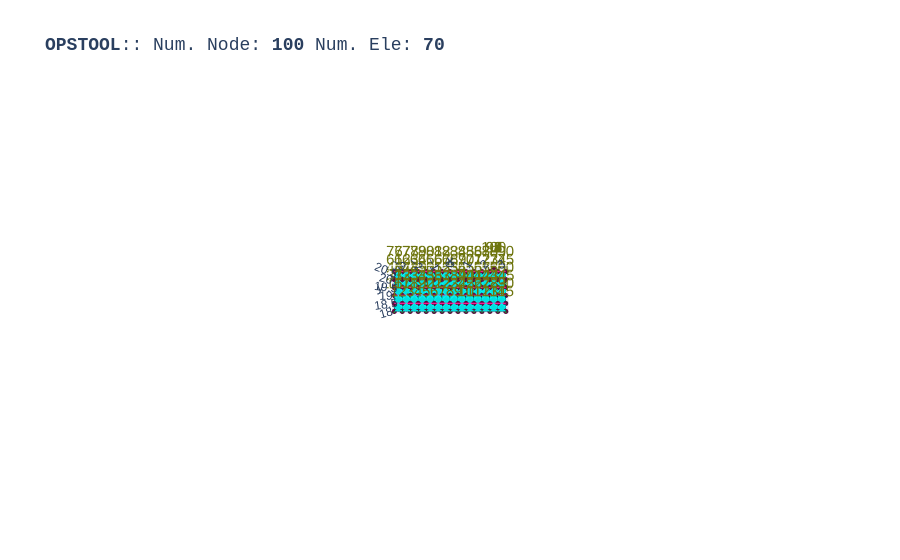

Notebook source saved alongside this figure:
### Code cell
opst.vis.plotly.plot_model(show_node_numbering=True, show_ele_numbering=False, show_nodal_loads = True)

### Figure 1 — Plotly figure (JSON) as saved in the notebook; plotly's stock layout.template omitted (floating-point values rounded to 4 significant figures; data arrays with more than 128 entries replaced by an {"elided": "..."} marker saying what was removed)
{"data": [{"color": "#00FFFF", "hoverinfo": "skip", "i": {"elided": "140 int values"}, "j": {"elided": "140 int values"}, "k": {"elided": "140 int values"}, "name": "ELE_TAG_FourNodeQuadWithSensitivity", "opacity": 1, "type": "mesh3d", "x": {"elided": "280 float values"}, "y": {"elided": "280 float values"}, "z": {"elided": "280 float values"}}, {"connectgaps": false, "hoverinfo": "skip", "line": {"color": "black", "width": 1}, "mode": "lines", "name": "Edge", "type": "scatter3d", "x": {"elided": "420 float values"}, "y": {"elided": "420 float values"}, "z": {"elided": "420 float values"}}, {"customdata": ["eleTag: 1<br>connectedNodes:<br> [ 1  2 17 16]", "eleTag: 2<br>connectedNodes:<br> [ 2  3 18 17]", "eleTag: 3<br>connectedNodes:<br> [ 3  4 19 18]", "eleTag: 4<br>connectedNodes:<br> [ 4  5 20 19]", "eleTag: 5<br>connectedNodes:<br> [ 5  6 21 20]", "eleTag: 6<br>connectedNodes:<br> [ 6  7 22 21]", "eleTag: 7<br>connectedNodes:<br> [ 7  8 23 22]", "eleTag: 8<br>connectedNodes:<br> [ 8  9 24 23]", "eleTag: 9<br>connectedNodes:<br> [ 9 10 25 24]", "eleTag: 10<br>connectedNodes:<br> [10 11 26 25]", "eleTag: 11<br>connectedNodes:<br> [11 12 27 26]", "eleTag: 12<br>connectedNodes:<br> [12 13 28 27]", "eleTag: 13<br>connectedNodes:<br> [13 14 29 28]", "eleTag: 14<br>connectedNodes:<br> [14 15 30 29]", "eleTag: 15<br>connectedNodes:<br> [16 17 32 31]", "eleTag: 16<br>connectedNodes:<br> [17 18 33 32]", "eleTag: 17<br>connectedNodes:<br> [18 19 34 33]", "eleTag: 18<br>connectedNodes:<br> [19 20 35 34]", "eleTag: 19<br>connectedNodes:<br> [20 21 36 35]", "eleTag: 20<br>connectedNodes:<br> [21 22 37 36]", "eleTag: 21<br>connectedNodes:<br> [22 23 38 37]", "eleTag: 22<br>connectedNodes:<br> [23 24 39 38]", "eleTag: 23<br>connectedNodes:<br> [24 25 40 39]", "eleTag: 24<br>connectedNodes:<br> [25 26 41 40]", "eleTag: 25<br>connectedNodes:<br> [26 27 42 41]", "eleTag: 26<br>connectedNodes:<br> [27 28 43 42]", "eleTag: 27<br>connectedNodes:<br> [28 29 44 43]", "eleTag: 28<br>connectedNodes:<br> [29 30 45 44]", "eleTag: 29<br>connectedNodes:<br> [31 32 47 46]", "eleTag: 30<br>connectedNodes:<br> [32 33 48 47]", "eleTag: 31<br>connectedNodes:<br> [33 34 49 48]", "eleTag: 32<br>connectedNodes:<br> [34 35 50 49]", "eleTag: 33<br>connectedNodes:<br> [35 36 51 50]", "eleTag: 34<br>connectedNodes:<br> [36 37 52 51]", "eleTag: 35<br>connectedNodes:<br> [37 38 53 52]", "eleTag: 36<br>connectedNodes:<br> [38 39 54 53]", "eleTag: 37<br>connectedNodes:<br> [39 40 55 54]", "eleTag: 38<br>connectedNodes:<br> [40 41 56 55]", "eleTag: 39<br>connectedNodes:<br> [41 42 57 56]", "eleTag: 40<br>connectedNodes:<br> [42 43 58 57]", "eleTag: 41<br>connectedNodes:<br> [43 44 59 58]", "eleTag: 42<br>connectedNodes:<br> [44 45 60 59]", "eleTag: 43<br>connectedNodes:<br> [46 47 62 61]", "eleTag: 44<br>connectedNodes:<br> [47 48 63 62]", "eleTag: 45<br>connectedNodes:<br> [48 49 64 63]", "eleTag: 46<br>connectedNodes:<br> [49 50 65 64]", "eleTag: 47<br>connectedNodes:<br> [50 51 66 65]", "eleTag: 48<br>connectedNodes:<br> [51 52 67 66]", "eleTag: 49<br>connectedNodes:<br> [52 53 68 67]", "eleTag: 50<br>connectedNodes:<br> [53 54 69 68]", "eleTag: 51<br>connectedNodes:<br> [54 55 70 69]", "eleTag: 52<br>connectedNodes:<br> [55 56 71 70]", "eleTag: 53<br>connectedNodes:<br> [56 57 72 71]", "eleTag: 54<br>connectedNodes:<br> [57 58 73 72]", "eleTag: 55<br>connectedNodes:<br> [58 59 74 73]", "eleTag: 56<br>connectedNodes:<br> [59 60 75 74]", "eleTag: 57<br>connectedNodes:<br> [61 62 77 76]", "eleTag: 58<br>connectedNodes:<br> [62 63 78 77]", "eleTag: 59<br>connectedNodes:<br> [63 64 79 78]", "eleTag: 60<br>connectedNodes:<br> [64 65 80 79]", "eleTag: 61<br>connectedNodes:<br> [65 66 81 80]", "eleTag: 62<br>connectedNodes:<br> [66 67 82 81]", "eleTag: 63<br>connectedNodes:<br> [67 68 83 82]", "eleTag: 64<br>connectedNodes:<br> [68 69 84 83]", "eleTag: 65<br>connectedNodes:<br> [69 70 85 84]", "eleTag: 66<br>connectedNodes:<br> [70 71 86 85]", "eleTag: 67<br>connectedNodes:<br> [71 72 87 86]", "eleTag: 68<br>connectedNodes:<br> [72 73 88 87]", "eleTag: 69<br>connectedNodes:<br> [73 74 89 88]", "eleTag: 70<br>connectedNodes:<br> [74 75 90 89]"], "hovertemplate": "%{customdata}", "marker": {"color": "#00FFFF", "size": 3, "symbol": "diamond-open"}, "mode": "markers", "name": "ELE_TAG_FourNodeQuadWithSensitivity", "type": "scatter3d", "x": [-3.25, -2.75, -2.25, -1.75, -1.25, -0.75, -0.25, 0.25, 0.75, 1.25, 1.75, 2.25, 2.75, 3.25, -3.25, -2.75, -2.25, -1.75, -1.25, -0.75, -0.25, 0.25, 0.75, 1.25, 1.75, 2.25, 2.75, 3.25, -3.25, -2.75, -2.25, -1.75, -1.25, -0.75, -0.25, 0.25, 0.75, 1.25, 1.75, 2.25, 2.75, 3.25, -3.25, -2.75, -2.25, -1.75, -1.25, -0.75, -0.25, 0.25, 0.75, 1.25, 1.75, 2.25, 2.75, 3.25, -3.25, -2.75, -2.25, -1.75, -1.25, -0.75, -0.25, 0.25, 0.75, 1.25, 1.75, 2.25, 2.75, 3.25], "y": [18.25, 18.25, 18.25, 18.25, 18.25, 18.25, 18.25, 18.25, 18.25, 18.25, 18.25, 18.25, 18.25, 18.25, 18.75, 18.75, 18.75, 18.75, 18.75, 18.75, 18.75, 18.75, 18.75, 18.75, 18.75, 18.75, 18.75, 18.75, 19.25, 19.25, 19.25, 19.25, 19.25, 19.25, 19.25, 19.25, 19.25, 19.25, 19.25, 19.25, 19.25, 19.25, 19.75, 19.75, 19.75, 19.75, 19.75, 19.75, 19.75, 19.75, 19.75, 19.75, 19.75, 19.75, 19.75, 19.75, 20.25, 20.25, 20.25, 20.25, 20.25, 20.25, 20.25, 20.25, 20.25, 20.25, 20.25, 20.25, 20.25, 20.25], "z": [0.0, 0.0, 0.0, 0.0, 0.0, 0.0, 0.0, 0.0, 0.0, 0.0, 0.0, 0.0, 0.0, 0.0, 0.0, 0.0, 0.0, 0.0, 0.0, 0.0, 0.0, 0.0, 0.0, 0.0, 0.0, 0.0, 0.0, 0.0, 0.0, 0.0, 0.0, 0.0, 0.0, 0.0, 0.0, 0.0, 0.0, 0.0, 0.0, 0.0, 0.0, 0.0, 0.0, 0.0, 0.0, 0.0, 0.0, 0.0, 0.0, 0.0, 0.0, 0.0, 0.0, 0.0, 0.0, 0.0, 0.0, 0.0, 0.0, 0.0, 0.0, 0.0, 0.0, 0.0, 0.0, 0.0, 0.0, 0.0, 0.0, 0.0]}, {"customdata": ["1", "2", "3", "4", "5", "6", "7", "8", "9", "10", "11", "12", "13", "14", "15", "16", "17", "18", "19", "20", "21", "22", "23", "24", "25", "26", "27", "28", "29", "30", "31", "32", "33", "34", "35", "36", "37", "38", "39", "40", "41", "42", "43", "44", "45", "46", "47", "48", "49", "50", "51", "52", "53", "54", "55", "56", "57", "58", "59", "60", "61", "62", "63", "64", "65", "66", "67", "68", "69", "70", "71", "72", "73", "74", "75", "76", "77", "78", "79", "80", "81", "82", "83", "84", "85", "86", "87", "88", "89", "90", "91", "92", "93", "94", "95", "96", "97", "98", "99", "100"], "hovertemplate": "x: %{x}<br>y: %{y}<br>z: %{z} <br>nodeTag: %{customdata}", "marker": {"color": "#580f41", "size": 3, "symbol": "circle"}, "mode": "markers", "name": "Nodes", "type": "scatter3d", "x": [-3.5, -3.0, -2.5, -2.0, -1.5, -1.0, -0.5, 0.0, 0.5, 1.0, 1.5, 2.0, 2.5, 3.0, 3.5, -3.5, -3.0, -2.5, -2.0, -1.5, -1.0, -0.5, 0.0, 0.5, 1.0, 1.5, 2.0, 2.5, 3.0, 3.5, -3.5, -3.0, -2.5, -2.0, -1.5, -1.0, -0.5, 0.0, 0.5, 1.0, 1.5, 2.0, 2.5, 3.0, 3.5, -3.5, -3.0, -2.5, -2.0, -1.5, -1.0, -0.5, 0.0, 0.5, 1.0, 1.5, 2.0, 2.5, 3.0, 3.5, -3.5, -3.0, -2.5, -2.0, -1.5, -1.0, -0.5, 0.0, 0.5, 1.0, 1.5, 2.0, 2.5, 3.0, 3.5, -3.5, -3.0, -2.5, -2.0, -1.5, -1.0, -0.5, 0.0, 0.5, 1.0, 1.5, 2.0, 2.5, 3.0, 3.5, 2.755, 2.755, 2.755, 2.755, 2.755, 2.755, 2.755, 2.755, 2.755, 2.755], "y": [18.0, 18.0, 18.0, 18.0, 18.0, 18.0, 18.0, 18.0, 18.0, 18.0, 18.0, 18.0, 18.0, 18.0, 18.0, 18.5, 18.5, 18.5, 18.5, 18.5, 18.5, 18.5, 18.5, 18.5, 18.5, 18.5, 18.5, 18.5, 18.5, 18.5, 19.0, 19.0, 19.0, 19.0, 19.0, 19.0, 19.0, 19.0, 19.0, 19.0, 19.0, 19.0, 19.0, 19.0, 19.0, 19.5, 19.5, 19.5, 19.5, 19.5, 19.5, 19.5, 19.5, 19.5, 19.5, 19.5, 19.5, 19.5, 19.5, 19.5, 20.0, 20.0, 20.0, 20.0, 20.0, 20.0, 20.0, 20.0, 20.0, 20.0, 20.0, 20.0, 20.0, 20.0, 20.0, 20.5, 20.5, 20.5, 20.5, 20.5, 20.5, 20.5, 20.5, 20.5, 20.5, 20.5, 20.5, 20.5, 20.5, 20.5, 20.75, 20.75, 20.75, 20.75, 20.75, 20.75, 20.75, 20.75, 20.75, 20.75], "z": [0.0, 0.0, 0.0, 0.0, 0.0, 0.0, 0.0, 0.0, 0.0, 0.0, 0.0, 0.0, 0.0, 0.0, 0.0, 0.0, 0.0, 0.0, 0.0, 0.0, 0.0, 0.0, 0.0, 0.0, 0.0, 0.0, 0.0, 0.0, 0.0, 0.0, 0.0, 0.0, 0.0, 0.0, 0.0, 0.0, 0.0, 0.0, 0.0, 0.0, 0.0, 0.0, 0.0, 0.0, 0.0, 0.0, 0.0, 0.0, 0.0, 0.0, 0.0, 0.0, 0.0, 0.0, 0.0, 0.0, 0.0, 0.0, 0.0, 0.0, 0.0, 0.0, 0.0, 0.0, 0.0, 0.0, 0.0, 0.0, 0.0, 0.0, 0.0, 0.0, 0.0, 0.0, 0.0, 0.0, 0.0, 0.0, 0.0, 0.0, 0.0, 0.0, 0.0, 0.0, 0.0, 0.0, 0.0, 0.0, 0.0, 0.0, 0.0, 0.0, 0.0, 0.0, 0.0, 0.0, 0.0, 0.0, 0.0, 0.0]}, {"mode": "text", "name": "Node Tag", "text": ["1", "2", "3", "4", "5", "6", "7", "8", "9", "10", "11", "12", "13", "14", "15", "16", "17", "18", "19", "20", "21", "22", "23", "24", "25", "26", "27", "28", "29", "30", "31", "32", "33", "34", "35", "36", "37", "38", "39", "40", "41", "42", "43", "44", "45", "46", "47", "48", "49", "50", "51", "52", "53", "54", "55", "56", "57", "58", "59", "60", "61", "62", "63", "64", "65", "66", "67", "68", "69", "70", "71", "72", "73", "74", "75", "76", "77", "78", "79", "80", "81", "82", "83", "84", "85", "86", "87", "88", "89", "90", "91", "92", "93", "94", "95", "96", "97", "98", "99", "100"], "textfont": {"color": "#6e750e", "size": 15}, "type": "scatter3d", "x": [-3.5, -3.0, -2.5, -2.0, -1.5, -1.0, -0.5, 0.0, 0.5, 1.0, 1.5, 2.0, 2.5, 3.0, 3.5, -3.5, -3.0, -2.5, -2.0, -1.5, -1.0, -0.5, 0.0, 0.5, 1.0, 1.5, 2.0, 2.5, 3.0, 3.5, -3.5, -3.0, -2.5, -2.0, -1.5, -1.0, -0.5, 0.0, 0.5, 1.0, 1.5, 2.0, 2.5, 3.0, 3.5, -3.5, -3.0, -2.5, -2.0, -1.5, -1.0, -0.5, 0.0, 0.5, 1.0, 1.5, 2.0, 2.5, 3.0, 3.5, -3.5, -3.0, -2.5, -2.0, -1.5, -1.0, -0.5, 0.0, 0.5, 1.0, 1.5, 2.0, 2.5, 3.0, 3.5, -3.5, -3.0, -2.5, -2.0, -1.5, -1.0, -0.5, 0.0, 0.5, 1.0, 1.5, 2.0, 2.5, 3.0, 3.5, 2.755, 2.755, 2.755, 2.755, 2.755, 2.755, 2.755, 2.755, 2.755, 2.755], "y": [18.0, 18.0, 18.0, 18.0, 18.0, 18.0, 18.0, 18.0, 18.0, 18.0, 18.0, 18.0, 18.0, 18.0, 18.0, 18.5, 18.5, 18.5, 18.5, 18.5, 18.5, 18.5, 18.5, 18.5, 18.5, 18.5, 18.5, 18.5, 18.5, 18.5, 19.0, 19.0, 19.0, 19.0, 19.0, 19.0, 19.0, 19.0, 19.0, 19.0, 19.0, 19.0, 19.0, 19.0, 19.0, 19.5, 19.5, 19.5, 19.5, 19.5, 19.5, 19.5, 19.5, 19.5, 19.5, 19.5, 19.5, 19.5, 19.5, 19.5, 20.0, 20.0, 20.0, 20.0, 20.0, 20.0, 20.0, 20.0, 20.0, 20.0, 20.0, 20.0, 20.0, 20.0, 20.0, 20.5, 20.5, 20.5, 20.5, 20.5, 20.5, 20.5, 20.5, 20.5, 20.5, 20.5, 20.5, 20.5, 20.5, 20.5, 20.75, 20.75, 20.75, 20.75, 20.75, 20.75, 20.75, 20.75, 20.75, 20.75], "z": [0.0, 0.0, 0.0, 0.0, 0.0, 0.0, 0.0, 0.0, 0.0, 0.0, 0.0, 0.0, 0.0, 0.0, 0.0, 0.0, 0.0, 0.0, 0.0, 0.0, 0.0, 0.0, 0.0, 0.0, 0.0, 0.0, 0.0, 0.0, 0.0, 0.0, 0.0, 0.0, 0.0, 0.0, 0.0, 0.0, 0.0, 0.0, 0.0, 0.0, 0.0, 0.0, 0.0, 0.0, 0.0, 0.0, 0.0, 0.0, 0.0, 0.0, 0.0, 0.0, 0.0, 0.0, 0.0, 0.0, 0.0, 0.0, 0.0, 0.0, 0.0, 0.0, 0.0, 0.0, 0.0, 0.0, 0.0, 0.0, 0.0, 0.0, 0.0, 0.0, 0.0, 0.0, 0.0, 0.0, 0.0, 0.0, 0.0, 0.0, 0.0, 0.0, 0.0, 0.0, 0.0, 0.0, 0.0, 0.0, 0.0, 0.0, 0.0, 0.0, 0.0, 0.0, 0.0, 0.0, 0.0, 0.0, 0.0, 0.0]}, {"connectgaps": false, "hoverinfo": "skip", "line": {"color": "#15b01a", "width": 1}, "mode": "lines", "name": "BC", "type": "scatter3d", "x": {"elided": "296 float values"}, "y": {"elided": "296 float values"}, "z": {"elided": "296 float values"}}, {"connectgaps": false, "hoverinfo": "skip", "line": {"color": "#FF1493", "width": 2.5}, "mode": "lines", "name": "mp constraint", "type": "scatter3d", "x": [-3.5, 3.5, NaN, -3.5, 3.5, NaN, -3.5, 3.5, NaN, -3.5, 3.5, NaN, -3.5, 3.5, NaN], "y": [18.5, 18.5, NaN, 19.0, 19.0, NaN, 19.5, 19.5, NaN, 20.0, 20.0, NaN, 20.5, 20.5, NaN], "z": [0.0, 0.0, NaN, 0.0, 0.0, NaN, 0.0, 0.0, NaN, 0.0, 0.0, NaN, 0.0, 0.0, NaN]}], "layout": {"autosize": true, "font": {"family": "Arial, sans-serif"}, "scene": {"aspectmode": "data", "camera": {"eye": {"x": 0, "y": -0.1, "z": 10}}, "dragmode": "pan", "xaxis": {"showbackground": false}, "yaxis": {"showbackground": false}, "zaxis": {"showbackground": true, "showgrid": true, "showticklabels": false, "ticks": "", "title": {"text": ""}, "visible": true}}, "showlegend": false, "title": {"font": {"family": "courier", "size": 18}, "text": "<b>OPSTOOL</b>:: Num. Node: <b>100</b> Num. Ele: <b>70</b>"}}}
